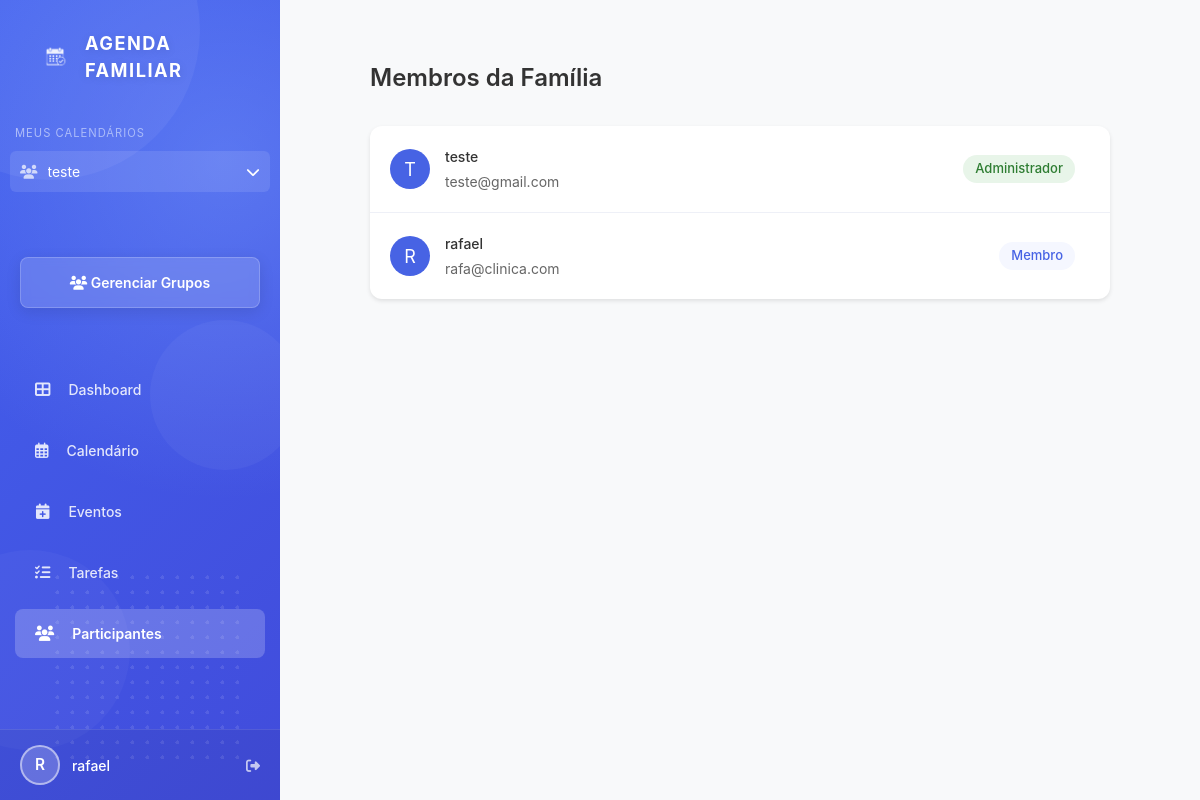
The page /family/members (signed in) on the database its author committed.
### backend/models/models.py (models this page shows, shortened)
class Family(db.Model):
    id = db.Column(db.Integer, primary_key=True)
    name = db.Column(db.String(100), nullable=False)
    created_at = db.Column(db.DateTime, nullable=False, default=datetime.utcnow)
    admin_id = db.Column(db.Integer, db.ForeignKey('user.id'), nullable=False)
    events = db.relationship('Event', backref='family', lazy=True)
    admins = db.relationship('User', secondary=family_admins, backref='admin_families')

class User(db.Model, UserMixin):
    id = db.Column(db.Integer, primary_key=True)
    username = db.Column(db.String(50), nullable=False)
    email = db.Column(db.String(120), unique=True, nullable=False)
    password = db.Column(db.String(150), nullable=False)
    active_family_id = db.Column(db.Integer, db.ForeignKey('family.id'), nullable=True)
    events = db.relationship('Event', backref='creator', lazy=True)
    families = db.relationship('Family', secondary=user_families,
                              backref=db.backref('members', lazy='dynamic'),
                              lazy='dynamic')
    active_family = db.relationship('Family', foreign_keys=[active_family_id])

### backend/routes/routes.py (the view)
@main.route('/family/members')
@login_required
def family_members():
    if not current_user.active_family_id:
        return redirect(url_for('main.family_options'))
    active_family = Family.query.get(current_user.active_family_id)
    members = active_family.members.all()
    invite_link = None
    if current_user in active_family.admins:
        invite_link = url_for('main.join_family', token=active_family.get_join_token(), _external=True)
    return render_template('family/family_members.html', members=members, invite_link=invite_link)

### backend/__init__.py (called while the page is built)
def create_app():
    load_dotenv()
    app = Flask(__name__,
                template_folder='../frontend/templates',
                static_folder='../frontend/static')
    app.config['SECRET_KEY'] = os.environ.get('SECRET_KEY', 'default-secret-key')
    app.config['SQLALCHEMY_DATABASE_URI'] = 'sqlite:///calendario.db'
    app.config['SQLALCHEMY_TRACK_MODIFICATIONS'] = False
    db.init_app(app)
    login_manager.init_app(app)
    csrf.init_app(app)
    with app.app_context():
        from backend.routes.routes import main
        app.register_blueprint(main)
    @app.context_processor
    def inject_now():
        return {'now': datetime.utcnow()}
    return app

### backend/models/models.py (called while the page is built)
@login_manager.user_loader
def load_user(user_id):
    return User.query.get(int(user_id))

### frontend/templates/family/family_members.html (shortened to what this page needs)
{% extends "layout/app_layout.html" %}
{% block styles %}
<link rel="stylesheet" href="{{ url_for('static', filename='css/family_members.css') }}">
{% endblock %}
{% block content %}
<div class="members-container">
    <div class="members-header">
        <h1 class="members-title">Membros da Família</h1>
    </div>
    <div class="members-list">
        {% for member in members %}
        <div class="member-item">
            <div class="member-avatar">
                {{ member.username|first|upper }}
            </div>
            <div class="member-info">
                <div class="member-name">{{ member.username }}</div>
                <div class="member-email">{{ member.email }}</div>
            </div>
            {% set active_family = current_user.active_family %}
            <span class="member-role {% if member in active_family.admins %}role-admin{% else %}role-member{% endif %}">
                {% if member in active_family.admins %}
                    Administrador
                {% else %}
                    Membro
                {% endif %}
            </span>
        </div>
        {% endfor %}
    </div>
</div>
{% endblock %}

### frontend/templates/layout/app_layout.html (shortened to what this page needs)
<!DOCTYPE html>
<html lang="pt-br">
<head>
    <link rel="stylesheet" href="{{ url_for('static', filename='css/app_styles.css') }}">
    <link rel="stylesheet" href="https://cdnjs.cloudflare.com/ajax/libs/font-awesome/6.4.0/css/all.min.css">
    {% block styles %}{% endblock %}
</head>
<body>
    <div class="app-container">
        <div class="sidebar">
            <div class="circle-decoration circle-1"></div>
            <div class="circle-decoration circle-2"></div>
            <div class="circle-decoration circle-3"></div>
            <div class="dot-pattern"></div>
            <div class="header-logo">
                <img src="{{ url_for('static', filename='images/calendario.png') }}" alt="Calendário" class="logo-image">
                <div class="logo-text">AGENDA FAMILIAR</div>
            </div>
            <div class="families-list">
                <div class="families-header">Meus Calendários</div>
                {% if current_user.families.all() %}
                    <div class="calendar-dropdown">
                        <div class="calendar-dropdown-header" onclick="toggleCalendarDropdown()">
                            <div style="display: flex; align-items: center;">
                                <i class="fas fa-users family-icon"></i>
                                <div class="family-name">
                                    {% if current_user.active_family %}
                                        {{ current_user.active_family.name }}
                                    {% else %}
                                        Selecione um calendário
                                    {% endif %}
                                </div>
                            </div>
                            <i class="fas fa-chevron-down"></i>
                        </div>
                    </div>
                {% else %}
                    <div class="family-item">
                        <i class="fas fa-exclamation-circle family-icon"></i>
                        <div class="family-name">Nenhum calendário</div>
                    </div>
                {% endif %}
            </div>
            <a href="{{ url_for('main.family_options') }}" class="new-calendar-btn">
                <i class="fas fa-users"></i> Gerenciar Grupos
            </a>
            {% if current_user.active_family_id %}
                <nav class="nav-menu">
                    <a href="{{ url_for('main.dashboard') }}" class="nav-item {% if request.endpoint == 'main.dashboard' %}active{% endif %}">
                        <i class="fas fa-th-large"></i> Dashboard
                    </a>
                    <a href="{{ url_for('main.calendar') }}" class="nav-item {% if request.endpoint == 'main.calendar' %}active{% endif %}">
                        <i class="far fa-calendar-alt"></i> Calendário
                    </a>
                    <a href="{{ url_for('main.events') }}" class="nav-item {% if request.endpoint == 'main.events' or request.endpoint == 'main.new_event' or request.endpoint == 'main.edit_event' %}active{% endif %}">
                        <i class="fas fa-calendar-plus"></i> Eventos
                    </a>
                    <a href="{{ url_for('main.tasks') }}" class="nav-item {% if request.endpoint == 'main.tasks' %}active{% endif %}">
                        <i class="fas fa-tasks"></i> Tarefas
                    </a>
                    <a href="{{ url_for('main.family_members') }}" class="nav-item {% if request.endpoint == 'main.family_members' %}active{% endif %}">
                        <i class="fas fa-users"></i> Participantes
                    </a>
                </nav>
            {% endif %}
            <div class="user-profile" onclick="openEditProfileModal()">
                <div class="avatar">
                    {{ current_user.username|first|upper }}
                </div>
                <span>{{ current_user.username }}</span>
                <a href="{{ url_for('main.logout') }}" style="margin-left: auto;" onclick="event.stopPropagation();">
                    <i class="fas fa-sign-out-alt"></i>
                </a>
            </div>
        </div>
        <div class="main-content">
            {% block content %}{% endblock %}
        </div>
    </div>
</body>
</html>

### frontend/static/css/app_styles.css (style rules this page uses)
* { box-sizing: border-box; transition: all 0.2s ease; margin: 0; padding: 0; }
body, html { font-family: 'Poppins', sans-serif; background-color: #f8f9fa; height: 100%; margin: 0; padding: 0; color: #444; }
.app-container { display: flex; min-height: 100vh; box-shadow: 0 10px 40px -10px rgba(0, 0, 0, 0.15); overflow: hidden; }
.sidebar { width: 280px; background: linear-gradient(135deg, #4361ee 0%, #3f37c9 100%); color: white; display: flex; flex-direction: column; padding: 0; position: relative; overflow: hidden; animation: gradientAnimation 15s ease infinite; background-size: 200% 200%; z-index: 10; }
.sidebar::before { content: ''; position: absolute; top: 0; left: 0; width: 100%; height: 100%; background: radial-gradient(circle at 80% 20%, rgba(126, 163, 255, 0.4) 0%, rgba(67, 97, 238, 0) 50%); z-index: 0; }
.new-calendar-btn { margin: 20px; padding: 14px; background-color: rgba(255, 255, 255, 0.15); color: white; border: 1px solid rgba(255, 255, 255, 0.2); border-radius: 8px; text-align: center; text-decoration: none; font-weight: 600; cursor: pointer; backdrop-filter: blur(5px); -webkit-backdrop-filter: blur(5px); box-shadow: 0 4px 15px rgba(0, 0, 0, 0.1); position: relative; z-index: 2; transition: all 0.3s ease; }
.nav-menu { margin-top: 25px; position: relative; z-index: 2; }
.nav-item { display: flex; align-items: center; padding: 14px 20px; margin: 12px 15px; border-radius: 8px; color: rgba(255, 255, 255, 0.85); text-decoration: none; transition: all 0.3s ease; font-weight: 500; }
.nav-item.active { background-color: rgba(255, 255, 255, 0.2); color: white; font-weight: 600; }
.nav-item i { margin-right: 18px; font-size: 1.1rem; }
.user-profile { margin-top: auto; padding: 15px 20px; display: flex; align-items: center; border-top: 1px solid rgba(255, 255, 255, 0.1); background-color: rgba(0, 0, 0, 0.05); position: relative; z-index: 2; }
.avatar { width: 40px; height: 40px; border-radius: 50%; background-color: rgba(255, 255, 255, 0.2); border: 2px solid rgba(255, 255, 255, 0.5); color: white; display: flex; align-items: center; justify-content: center; font-weight: 600; font-size: 1.1rem; margin-right: 12px; }
.user-profile span { font-weight: 500; white-space: nowrap; overflow: hidden; text-overflow: ellipsis; }
.user-profile a { margin-left: auto; color: rgba(255, 255, 255, 0.7); transition: all 0.3s ease; }
.circle-decoration { position: absolute; border-radius: 50%; z-index: 0; transition: all 0.5s ease; }
.circle-1 { width: 300px; height: 300px; background-color: rgba(255, 255, 255, 0.05); top: -120px; left: -100px; animation: pulse 8s infinite alternate; }
.circle-2 { width: 200px; height: 200px; background-color: rgba(255, 255, 255, 0.03); bottom: 50px; left: -70px; animation: pulse 12s infinite alternate-reverse; }
.circle-3 { width: 150px; height: 150px; background-color: rgba(255, 255, 255, 0.04); top: 40%; right: -20px; animation: pulse 7s infinite alternate; }
.dot-pattern { position: absolute; bottom: 30px; right: 30px; width: 200px; height: 200px; background-image: radial-gradient(#ffffff33 2px, transparent 2px); background-size: 15px 15px; z-index: 1; border-radius: 20px; opacity: 0.5; }
.main-content { flex: 1; background-color: #f8f9fa; padding: 30px; overflow-y: auto; position: relative; }
.header-logo { display: flex; align-items: center; padding: 30px 40px 15px; position: relative; z-index: 2; }
.logo-image { height: 30px; margin-right: 15px; filter: brightness(0) invert(1); opacity: 0.9; }
.logo-text { color: white; font-weight: 700; font-size: 1.3rem; letter-spacing: 1.5px; text-shadow: 0 2px 10px rgba(0, 0, 0, 0.1); }

### rows shown on the page
Family: active_family.name "teste"
User: username|first "R", username "rafael", email "rafa@clinica.com", shows "Membro"
User: username|first "T", username "teste", email "teste@gmail.com", shows "Administrador"
